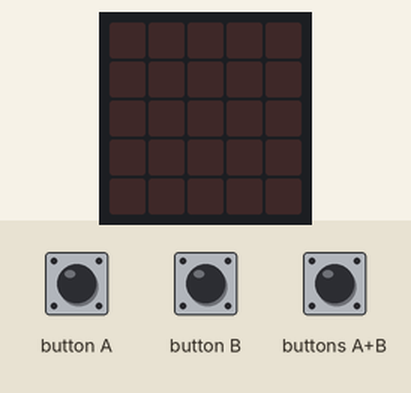
This program was run on a simulated BBC micro:bit (MakeCode). On the bench: the board's 5×5 LED display. The test bench sets the inputs (shaded band). Random numbers come from a fixed seed.

Above: at 1.2 s.
1.3 s: button A pressed for 0.15 s
At 2.7 s:
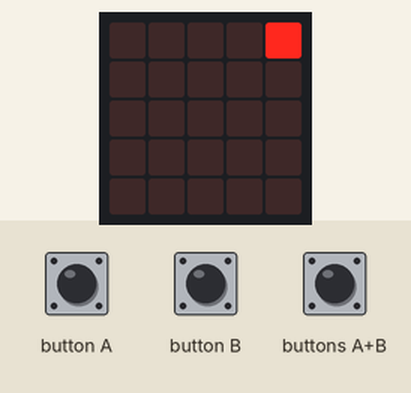
4.4 s: button B pressed for 0.15 s
At 6.0 s:
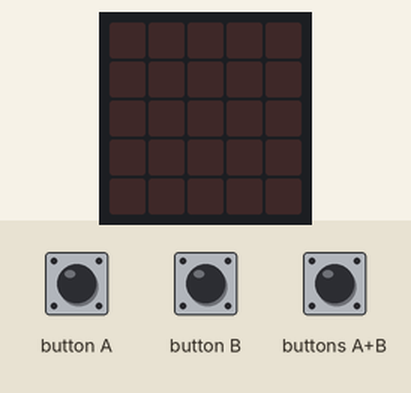
6.6 s: button A pressed for 0.15 s
At 7.8 s:
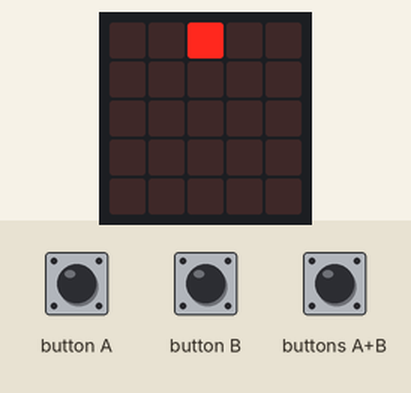
9.7 s: button A pressed for 0.15 s
At 11.0 s:
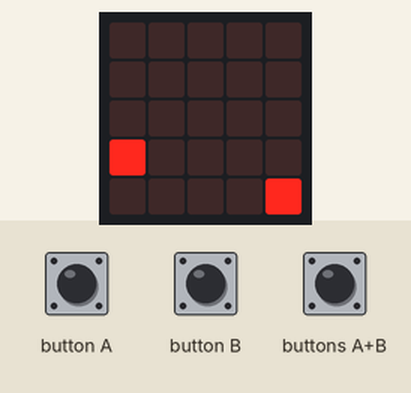
12.8 s: button B pressed for 0.15 s
At 14.0 s:
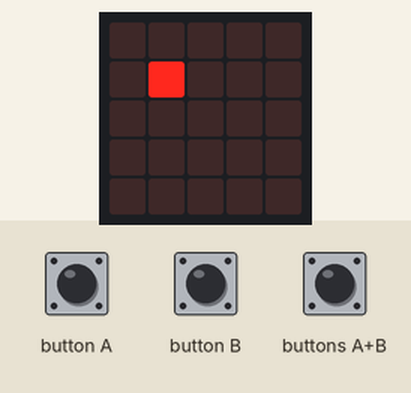
15.9 s: button A pressed for 0.15 s
At 17.1 s:
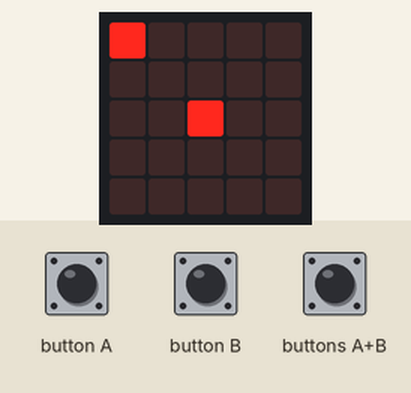
Timing chart, 0 to 18.9 s (numbered marks = the images above; inputs shaded):
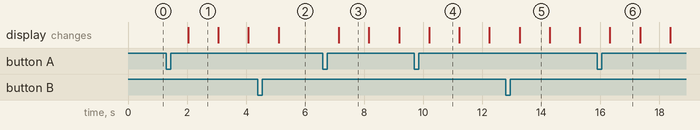

The program:

main.ts
```typescript
input.onButtonPressed(Button.A, function () {
    if (亮燈數 >= 25) {
        亮燈數 = 24
    }
    亮燈數 += 1
})
input.onButtonPressed(Button.AB, function () {
    亮燈數 = 0
})
input.onButtonPressed(Button.B, function () {
    亮燈數 += -1
})
function 數 (num: number) {
    if (num % 5 == 0) {
        x = 4
        y = Math.floor(num / 5) - 1
    } else {
        x = num % 5 - 1
        y = Math.floor(num / 5)
    }
    led.plot(x, y)
}
let a = 0
let n = 0
let list: number[] = []
let y = 0
let x = 0
let 亮燈數 = 0
let _1 = 0
let _0 = 0
亮燈數 = 0
basic.forever(function () {
    basic.clearScreen()
    _0 = 0
    _1 = 1
    list = []
    for (let index = 0; index < 25; index++) {
        list.push(_0)
    }
    n = 0
    while (n < 亮燈數) {
        a = randint(0, 24)
        if (list[a] == 0) {
            list[a] = _1
            n += 1
            數(a + 1)
        }
    }
    basic.pause(1000)
})
```

test.ts
```typescript
// 在這裡測試；當此封包作為擴充功能時，將不會編譯此內容。
```

Measured:
- after the input at 1.3 s, the display: changes after 0.74 s (image 1)
- after the input at 6.6 s, the display: changes after 0.54 s (image 3)
- what the display in image 1 shows lasts 1.1 s, from 2.0 s to 3.1 s
